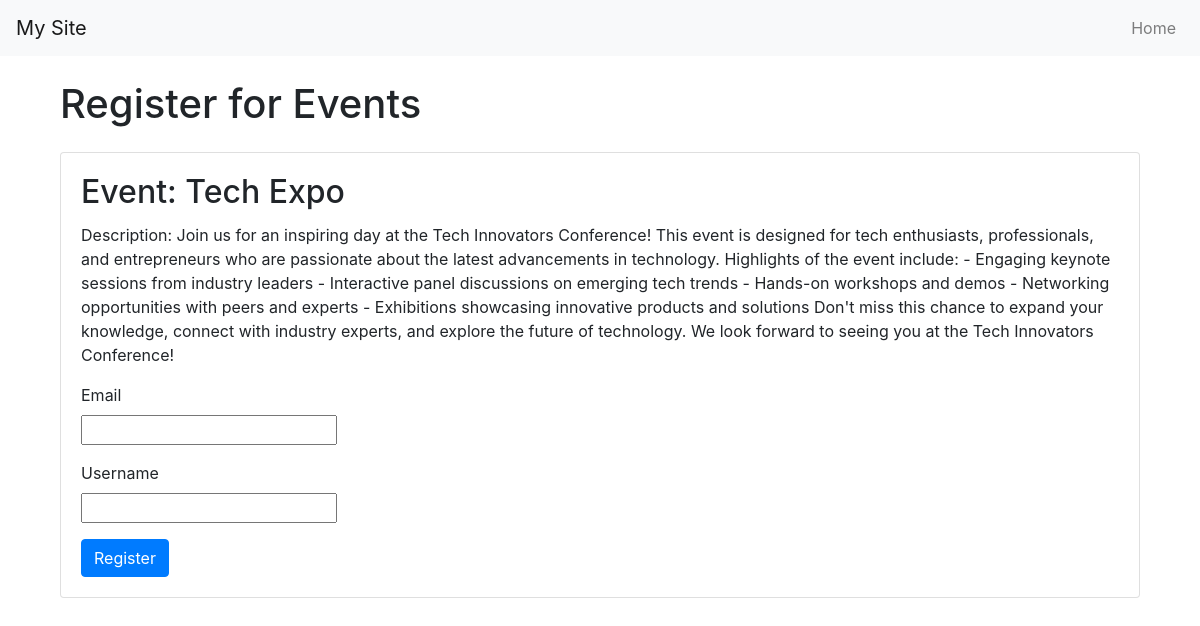
Screenshot of /register/2 with the database file from the repository.
### events/models.py (models this page shows, shortened)
class Event(models.Model):
    name = models.CharField(max_length=100)
    description = models.TextField()
    date = models.DateTimeField(default=timezone.now)
    location = models.CharField(max_length=100)

### events/views.py (the view)
# urls.py: path('register/<int:id>', views.register, name='register'),
def register(request, id):
    event = get_object_or_404(Event, id=id)
    if request.method == 'POST':
        form = RegistrationForm(request.POST, fields=['username', 'email'])
        if form.is_valid():
            registration = form.save(commit=False)
            registration.event = event
            registration.token = get_random_string(32)
            try:
                registration.save()
                relative_url = reverse('manage_registration', args=[registration.token])
                confirmation_email = request.build_absolute_uri(relative_url)
                subject = 'Event Registration Confirmation'
                message = f"Please click the link below to confirm your registration for the event: {event.name} {confirmation_email}"
                from_email = 'nati@gmail.com'
                recipient_email = [registration.email]
                send_mail(subject, message, from_email, recipient_email, fail_silently=False)
                return render(request, 'event/registration_success.html', {'event': event })
            except ValidationError as e:
                 return render(request, 'event/registration_error.html', {'error_message': e.message})
    else:
        form = RegistrationForm(fields=['username', 'email'])
        context = {'form': form, 'event': event}
        return render(request, 'event/register.html', context)

### events/forms.py (shortened to what this page needs)
class RegistrationForm(ModelForm):
    class Meta:
        model = Registration
        fields = '__all__'
    def __init__(self, *args, **kwargs):
        fields = kwargs.pop('fields', None)
        super().__init__(*args, **kwargs)
        if fields:
            allowed = set(fields)
            existing = set(self.fields)
            for field_name in existing - allowed:
                print(field_name)
                self.fields.pop(field_name)

### events/templates/event/register.html (shortened to what this page needs)
{% extends 'base.html' %}
{% block content %}
<div class="container">
    <h1 class="my-4">Register for Events</h1>
    <div class="card">
        <div class="card-body">
            <h2 class="card-title">Event: {{ event.name }}</h2>
            <p class="card-text">Description: {{ event.description }}</p>
            <form method="POST">
                <div class="form-group">
                    <label for="email">Email</label>
                    {{ form.email }}
                </div>
                <div class="form-group">
                    <label for="username">Username</label>
                    {{ form.username }}
                </div>
                <button type="submit" class="btn btn-primary">Register</button>
            </form>
        </div>
    </div>
</div>
{% endblock content %}

### events/templates/base.html (style rules this page uses)
body { padding-top: 56px; }
.container { margin-top: 20px; }

### events/templates/event/register.html (style rules this page uses)
.form-group label { display: block; }
.form-group input { box-sizing: border-box; }

### rows the page displays
Event: name "Tech Expo", description "Join us for an inspiring day at the Tech Innovators Conference! This event is designed for tech enthusiasts, professionals, and entrepreneurs who are passionate about the latest advancements in technology. Highlights of the event include: - Engaging keynote sessions from industry leaders - Interactive panel discussions on emerging tech trends - Hands-on workshops and demos - Networking opportunities with peers and experts - Exhibitions showcasing innovative products and solutions Don't miss this chance to expand your knowledge, connect with industry experts, and explore the future of technology. We look forward to seeing you at the Tech Innovators Conference!"
